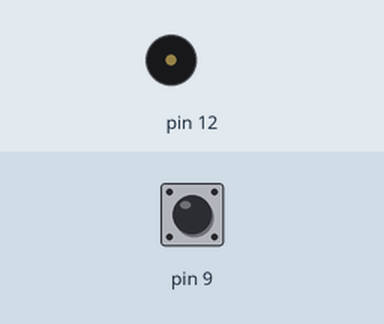
This sketch was run on a simulated Arduino Uno, built with avr-gcc and run on an emulated ATmega328P. Shown: buzzer (waves = sounding). The inputs (shaded band) are chosen by the test bench; at power-on: pin 9 HIGH.

Above: at 1.2 s.
1.3 s: pin 9 pulled LOW for 0.15 s
At 1.37 s:
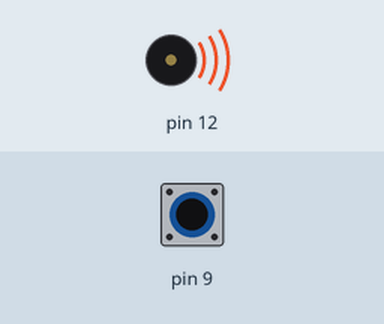
2.9 s: pin 9 pulled LOW for 3.2 s
At 7.2 s:
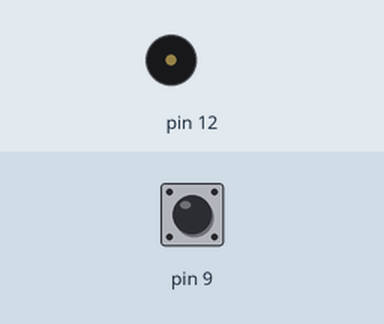
Timing chart, 0 to 8.7 s (numbered marks = the images above; inputs shaded):
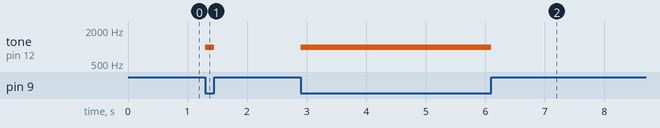

The sketch:

Tone_Controller.ino
```cpp
void setup() {
  // put your setup code here, to run once:
  pinMode(12, OUTPUT);
  pinMode(9, INPUT_PULLUP);
}

void loop() {
  // put your main code here, to run repeatedly:
  // play tone when button is pressed
  if (digitalRead(9) == LOW) {
    tone(12, 1000);
  }
  // don't play tone if button is not pressed
  else { noTone(12); }
}
```

Measured:
- after the input at 1.3 s, tone on pin 12: silent → 1000 Hz at once, → silent 0.15 s later
- after the input at 2.9 s, tone on pin 12: silent → 1000 Hz at once, → silent 3.2 s later
